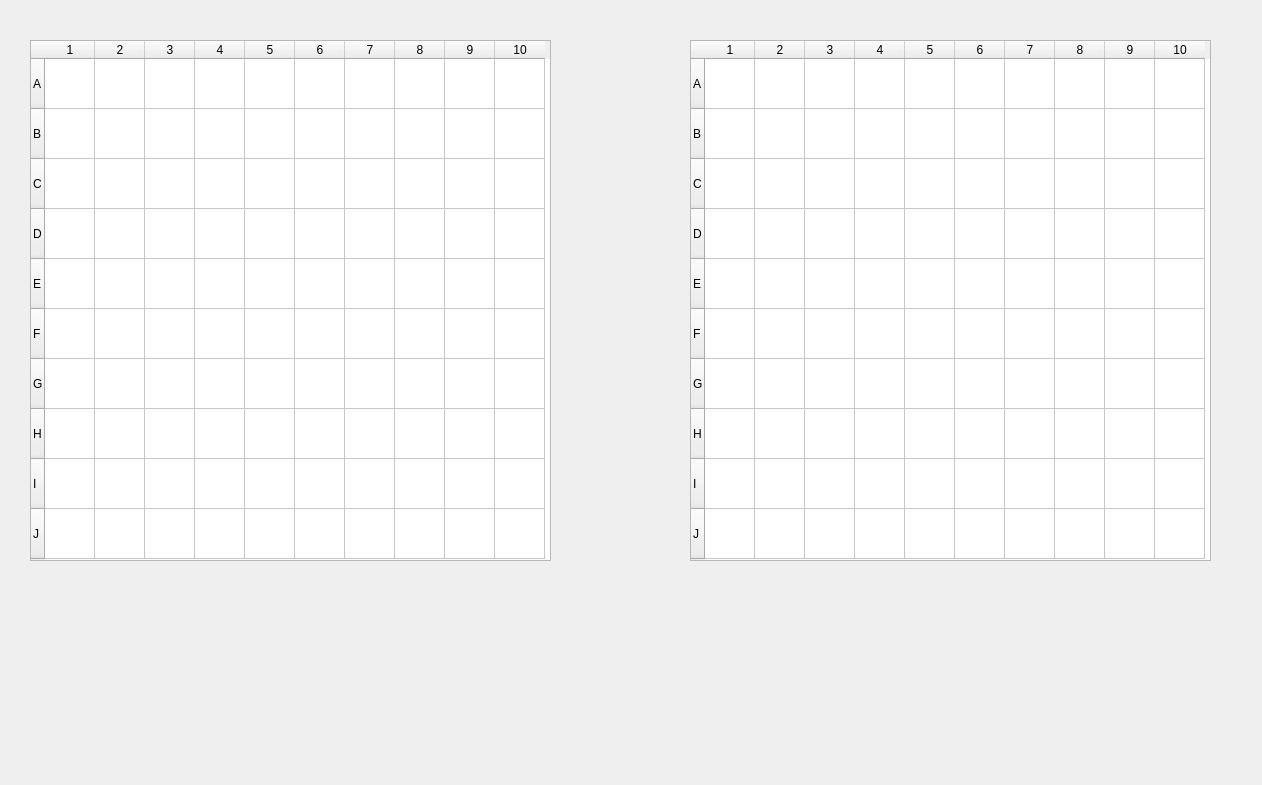
<?xml version="1.0" encoding="UTF-8"?>
<ui version="4.0">
    <class>Form</class>
    <widget class="QWidget" name="Form">
        <property name="geometry">
            <rect>
                <x>0</x>
                <y>0</y>
                <width>1262</width>
                <height>785</height>
            </rect>
        </property>
        <property name="sizePolicy">
            <sizepolicy hsizetype="Fixed" vsizetype="Fixed">
                <horstretch>0</horstretch>
                <verstretch>0</verstretch>
            </sizepolicy>
        </property>
        <property name="minimumSize">
            <size>
                <width>1262</width>
                <height>785</height>
            </size>
        </property>
        <property name="maximumSize">
            <size>
                <width>1262</width>
                <height>785</height>
            </size>
        </property>
        <property name="windowTitle">
            <string>Form</string>
        </property>
        <widget class="QTableWidget" name="tableWidget">
            <property name="geometry">
                <rect>
                    <x>30</x>
                    <y>40</y>
                    <width>521</width>
                    <height>521</height>
                </rect>
            </property>
            <property name="mouseTracking">
                <bool>false</bool>
            </property>
            <property name="autoScroll">
                <bool>false</bool>
            </property>
            <property name="autoScrollMargin">
                <number>0</number>
            </property>
            <property name="verticalScrollMode">
                <enum>QAbstractItemView::ScrollPerItem</enum>
            </property>
            <property name="horizontalScrollMode">
                <enum>QAbstractItemView::ScrollPerItem</enum>
            </property>
            <attribute name="horizontalHeaderMinimumSectionSize">
                <number>50</number>
            </attribute>
            <attribute name="horizontalHeaderDefaultSectionSize">
                <number>50</number>
            </attribute>
            <attribute name="verticalHeaderDefaultSectionSize">
                <number>50</number>
            </attribute>
            <row>
                <property name="text">
                    <string>A</string>
                </property>
            </row>
            <row>
                <property name="text">
                    <string>B</string>
                </property>
            </row>
            <row>
                <property name="text">
                    <string>C</string>
                </property>
            </row>
            <row>
                <property name="text">
                    <string>D</string>
                </property>
            </row>
            <row>
                <property name="text">
                    <string>E</string>
                </property>
            </row>
            <row>
                <property name="text">
                    <string>F</string>
                </property>
            </row>
            <row>
                <property name="text">
                    <string>G</string>
                </property>
            </row>
            <row>
                <property name="text">
                    <string>H</string>
                </property>
            </row>
            <row>
                <property name="text">
                    <string>I</string>
                </property>
            </row>
            <row>
                <property name="text">
                    <string>J</string>
                </property>
            </row>
            <column>
                <property name="text">
                    <string>1</string>
                </property>
            </column>
            <column>
                <property name="text">
                    <string>2</string>
                </property>
            </column>
            <column>
                <property name="text">
                    <string>3</string>
                </property>
            </column>
            <column>
                <property name="text">
                    <string>4</string>
                </property>
            </column>
            <column>
                <property name="text">
                    <string>5</string>
                </property>
            </column>
            <column>
                <property name="text">
                    <string>6</string>
                </property>
            </column>
            <column>
                <property name="text">
                    <string>7</string>
                </property>
            </column>
            <column>
                <property name="text">
                    <string>8</string>
                </property>
            </column>
            <column>
                <property name="text">
                    <string>9</string>
                </property>
            </column>
            <column>
                <property name="text">
                    <string>10</string>
                </property>
            </column>
            <item row="0" column="0">
                <property name="text">
                    <string/>
                </property>
                <property name="background">
                    <brush brushstyle="NoBrush">
                        <color alpha="255">
                            <red>200</red>
                            <green>0</green>
                            <blue>0</blue>
                        </color>
                    </brush>
                </property>
                <property name="foreground">
                    <brush brushstyle="NoBrush">
                        <color alpha="255">
                            <red>200</red>
                            <green>0</green>
                            <blue>0</blue>
                        </color>
                    </brush>
                </property>
            </item>
        </widget>
        <widget class="QTableWidget" name="tableWidget_2">
            <property name="geometry">
                <rect>
                    <x>690</x>
                    <y>40</y>
                    <width>521</width>
                    <height>521</height>
                </rect>
            </property>
            <property name="mouseTracking">
                <bool>false</bool>
            </property>
            <property name="autoScroll">
                <bool>false</bool>
            </property>
            <property name="autoScrollMargin">
                <number>0</number>
            </property>
            <property name="verticalScrollMode">
                <enum>QAbstractItemView::ScrollPerItem</enum>
            </property>
            <property name="horizontalScrollMode">
                <enum>QAbstractItemView::ScrollPerItem</enum>
            </property>
            <attribute name="horizontalHeaderMinimumSectionSize">
                <number>50</number>
            </attribute>
            <attribute name="horizontalHeaderDefaultSectionSize">
                <number>50</number>
            </attribute>
            <attribute name="verticalHeaderDefaultSectionSize">
                <number>50</number>
            </attribute>
            <row>
                <property name="text">
                    <string>A</string>
                </property>
            </row>
            <row>
                <property name="text">
                    <string>B</string>
                </property>
            </row>
            <row>
                <property name="text">
                    <string>C</string>
                </property>
            </row>
            <row>
                <property name="text">
                    <string>D</string>
                </property>
            </row>
            <row>
                <property name="text">
                    <string>E</string>
                </property>
            </row>
            <row>
                <property name="text">
                    <string>F</string>
                </property>
            </row>
            <row>
                <property name="text">
                    <string>G</string>
                </property>
            </row>
            <row>
                <property name="text">
                    <string>H</string>
                </property>
            </row>
            <row>
                <property name="text">
                    <string>I</string>
                </property>
            </row>
            <row>
                <property name="text">
                    <string>J</string>
                </property>
            </row>
            <column>
                <property name="text">
                    <string>1</string>
                </property>
            </column>
            <column>
                <property name="text">
                    <string>2</string>
                </property>
            </column>
            <column>
                <property name="text">
                    <string>3</string>
                </property>
            </column>
            <column>
                <property name="text">
                    <string>4</string>
                </property>
            </column>
            <column>
                <property name="text">
                    <string>5</string>
                </property>
            </column>
            <column>
                <property name="text">
                    <string>6</string>
                </property>
            </column>
            <column>
                <property name="text">
                    <string>7</string>
                </property>
            </column>
            <column>
                <property name="text">
                    <string>8</string>
                </property>
            </column>
            <column>
                <property name="text">
                    <string>9</string>
                </property>
            </column>
            <column>
                <property name="text">
                    <string>10</string>
                </property>
            </column>
            <item row="0" column="0">
                <property name="text">
                    <string/>
                </property>
                <property name="background">
                    <brush brushstyle="NoBrush">
                        <color alpha="255">
                            <red>200</red>
                            <green>0</green>
                            <blue>0</blue>
                        </color>
                    </brush>
                </property>
                <property name="foreground">
                    <brush brushstyle="NoBrush">
                        <color alpha="255">
                            <red>200</red>
                            <green>0</green>
                            <blue>0</blue>
                        </color>
                    </brush>
                </property>
            </item>
        </widget>
    </widget>
    <resources/>
    <connections/>
</ui>
